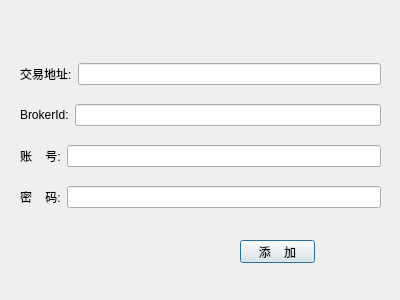
<?xml version="1.0" encoding="UTF-8"?>
<ui version="4.0">
 <class>Login_otheraccount</class>
 <widget class="QDialog" name="Login_otheraccount">
  <property name="geometry">
   <rect>
    <x>0</x>
    <y>0</y>
    <width>400</width>
    <height>300</height>
   </rect>
  </property>
  <property name="windowTitle">
   <string>添加多账户</string>
  </property>
  <widget class="QPushButton" name="pushButton">
   <property name="geometry">
    <rect>
     <x>240</x>
     <y>240</y>
     <width>75</width>
     <height>23</height>
    </rect>
   </property>
   <property name="text">
    <string>添    加</string>
   </property>
  </widget>
  <widget class="QWidget" name="">
   <property name="geometry">
    <rect>
     <x>20</x>
     <y>50</y>
     <width>361</width>
     <height>171</height>
    </rect>
   </property>
   <layout class="QVBoxLayout" name="verticalLayout">
    <item>
     <layout class="QHBoxLayout" name="horizontalLayout">
      <item>
       <widget class="QLabel" name="label">
        <property name="text">
         <string>交易地址:</string>
        </property>
       </widget>
      </item>
      <item>
       <widget class="QLineEdit" name="td"/>
      </item>
     </layout>
    </item>
    <item>
     <layout class="QHBoxLayout" name="horizontalLayout_2">
      <item>
       <widget class="QLabel" name="label_2">
        <property name="text">
         <string>BrokerId:</string>
        </property>
       </widget>
      </item>
      <item>
       <widget class="QLineEdit" name="brokerid"/>
      </item>
     </layout>
    </item>
    <item>
     <layout class="QHBoxLayout" name="horizontalLayout_3">
      <item>
       <widget class="QLabel" name="label_3">
        <property name="text">
         <string>账    号:</string>
        </property>
       </widget>
      </item>
      <item>
       <widget class="QLineEdit" name="account"/>
      </item>
     </layout>
    </item>
    <item>
     <layout class="QHBoxLayout" name="horizontalLayout_4">
      <item>
       <widget class="QLabel" name="label_4">
        <property name="text">
         <string>密    码:</string>
        </property>
       </widget>
      </item>
      <item>
       <widget class="QLineEdit" name="password"/>
      </item>
     </layout>
    </item>
   </layout>
  </widget>
 </widget>
 <resources/>
 <connections/>
</ui>
